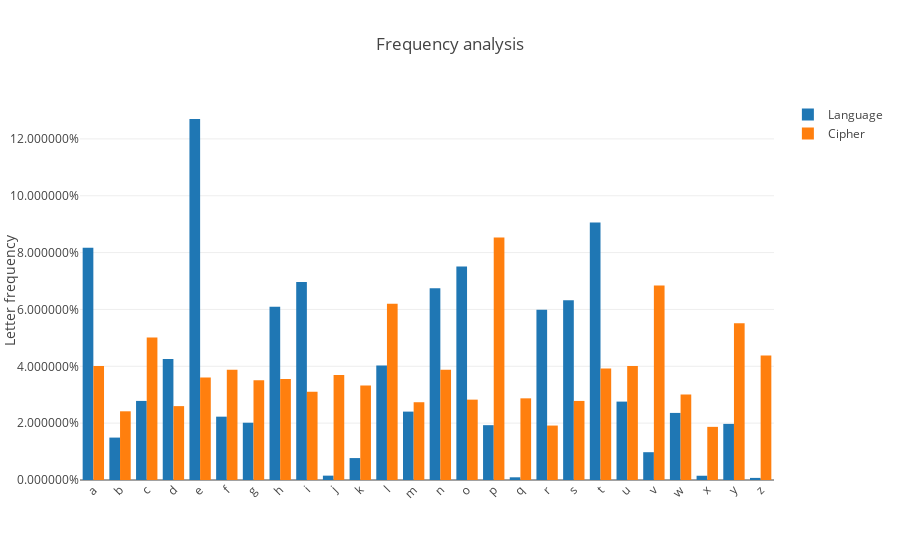

Here is the notebook cell this chart was saved with:
### Markdown cell above
---

### Code cell
fig = graph_objs.Figure(data=data, layout=layout)

plotly.iplot(fig, filename='cipher-plot', show_link=False)

### Figure 1 — Plotly figure (JSON) as saved in the notebook; plotly's stock layout.template omitted (floating-point values rounded to 4 significant figures)
{"data": [{"name": "Language", "type": "bar", "x": ["a", "b", "c", "d", "e", "f", "g", "h", "i", "j", "k", "l", "m", "n", "o", "p", "q", "r", "s", "t", "u", "v", "w", "x", "y", "z"], "y": [0.08167, 0.01492, 0.02782, 0.04253, 0.127, 0.02228, 0.02015, 0.06094, 0.06966, 0.00153, 0.00772, 0.04025, 0.02406, 0.06749, 0.07507, 0.01929, 0.00095, 0.05987, 0.06327, 0.09056, 0.02758, 0.00978, 0.0236, 0.0015, 0.01974, 0.00074]}, {"name": "Cipher", "type": "bar", "x": ["a", "b", "c", "d", "e", "f", "g", "h", "i", "j", "k", "l", "m", "n", "o", "p", "q", "r", "s", "t", "u", "v", "w", "x", "y", "z"], "y": [0.04013, 0.02417, 0.05016, 0.02599, 0.03602, 0.03876, 0.03511, 0.03557, 0.03101, 0.03694, 0.03329, 0.06202, 0.02736, 0.03876, 0.02827, 0.08527, 0.02873, 0.01915, 0.02782, 0.03922, 0.04013, 0.0684, 0.0301, 0.0187, 0.05518, 0.04378]}], "layout": {"barmode": "group", "showlegend": true, "title": "Frequency analysis", "xaxis": {"tickangle": -45}, "yaxis": {"tickformat": " %", "title": "Letter frequency"}}}
